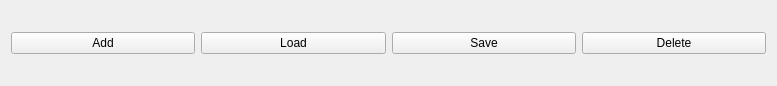
<?xml version="1.0" encoding="UTF-8"?>
<ui version="4.0">
 <class>Form</class>
 <widget class="QWidget" name="Form">
  <property name="geometry">
   <rect>
    <x>0</x>
    <y>0</y>
    <width>777</width>
    <height>86</height>
   </rect>
  </property>
  <property name="windowTitle">
   <string>Form</string>
  </property>
  <layout class="QHBoxLayout" name="horizontalLayout">
   <item>
    <widget class="QPushButton" name="pushButton">
     <property name="text">
      <string>Add</string>
     </property>
    </widget>
   </item>
   <item>
    <widget class="PyDMRelatedDisplayButton" name="PyDMRelatedDisplayButton">
     <property name="toolTip">
      <string/>
     </property>
     <property name="text">
      <string>Load</string>
     </property>
    </widget>
   </item>
   <item>
    <widget class="QPushButton" name="pushButton_4">
     <property name="text">
      <string>Save</string>
     </property>
    </widget>
   </item>
   <item>
    <widget class="QPushButton" name="pushButton_2">
     <property name="text">
      <string>Delete</string>
     </property>
    </widget>
   </item>
  </layout>
 </widget>
 <customwidgets>
  <customwidget>
   <class>PyDMRelatedDisplayButton</class>
   <extends>QPushButton</extends>
   <header>pydm.widgets.related_display_button</header>
  </customwidget>
 </customwidgets>
 <resources/>
 <connections/>
</ui>
